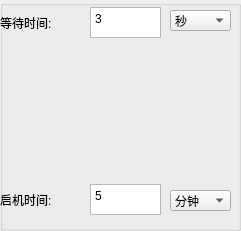
  <widget class="QGroupBox" name="groupBox_5">
   <property name="geometry">
    <rect>
     <x>960</x>
     <y>20</y>
     <width>241</width>
     <height>231</height>
    </rect>
   </property>
   <property name="title">
    <string/>
   </property>
   <widget class="QComboBox" name="comboBox_S1_TIME">
    <property name="geometry">
     <rect>
      <x>170</x>
      <y>190</y>
      <width>61</width>
      <height>21</height>
     </rect>
    </property>
    <item>
     <property name="text">
      <string>分钟</string>
     </property>
    </item>
    <item>
     <property name="text">
      <string>秒</string>
     </property>
    </item>
    <item>
     <property name="text">
      <string>毫秒</string>
     </property>
    </item>
   </widget>
   <widget class="QTextEdit" name="textEdit_S1_TIME">
    <property name="geometry">
     <rect>
      <x>90</x>
      <y>184</y>
      <width>71</width>
      <height>31</height>
     </rect>
    </property>
    <property name="html">
     <string>&lt;!DOCTYPE HTML PUBLIC &quot;-//W3C//DTD HTML 4.0//EN&quot; &quot;http://www.w3.org/TR/REC-html40/strict.dtd&quot;&gt;
&lt;html&gt;&lt;head&gt;&lt;meta name=&quot;qrichtext&quot; content=&quot;1&quot; /&gt;&lt;style type=&quot;text/css&quot;&gt;
p, li { white-space: pre-wrap; }
&lt;/style&gt;&lt;/head&gt;&lt;body style=&quot; font-family:'宋体'; font-size:10pt; font-weight:400; font-style:normal;&quot;&gt;
&lt;p style=&quot; margin-top:0px; margin-bottom:0px; margin-left:0px; margin-right:0px; -qt-block-indent:0; text-indent:0px;&quot;&gt;&lt;span style=&quot; font-family:'SimSun'; font-size:9pt;&quot;&gt;5&lt;/span&gt;&lt;/p&gt;&lt;/body&gt;&lt;/html&gt;</string>
    </property>
   </widget>
   <widget class="QLabel" name="label_132">
    <property name="geometry">
     <rect>
      <x>0</x>
      <y>190</y>
      <width>71</width>
      <height>20</height>
     </rect>
    </property>
    <property name="text">
     <string>启机时间:</string>
    </property>
   </widget>
   <widget class="QComboBox" name="comboBox_S1_ACWaitTIME">
    <property name="geometry">
     <rect>
      <x>170</x>
      <y>10</y>
      <width>61</width>
      <height>21</height>
     </rect>
    </property>
    <item>
     <property name="text">
      <string>秒</string>
     </property>
    </item>
    <item>
     <property name="text">
      <string>分钟</string>
     </property>
    </item>
    <item>
     <property name="text">
      <string>毫秒</string>
     </property>
    </item>
   </widget>
   <widget class="QLabel" name="label_131">
    <property name="geometry">
     <rect>
      <x>0</x>
      <y>13</y>
      <width>71</width>
      <height>20</height>
     </rect>
    </property>
    <property name="text">
     <string>等待时间:</string>
    </property>
   </widget>
   <widget class="QTextEdit" name="textEdit_S1_ACWaitTIME">
    <property name="geometry">
     <rect>
      <x>90</x>
      <y>7</y>
      <width>71</width>
      <height>31</height>
     </rect>
    </property>
    <property name="html">
     <string>&lt;!DOCTYPE HTML PUBLIC &quot;-//W3C//DTD HTML 4.0//EN&quot; &quot;http://www.w3.org/TR/REC-html40/strict.dtd&quot;&gt;
&lt;html&gt;&lt;head&gt;&lt;meta name=&quot;qrichtext&quot; content=&quot;1&quot; /&gt;&lt;style type=&quot;text/css&quot;&gt;
p, li { white-space: pre-wrap; }
&lt;/style&gt;&lt;/head&gt;&lt;body style=&quot; font-family:'宋体'; font-size:10pt; font-weight:400; font-style:normal;&quot;&gt;
&lt;p style=&quot; margin-top:0px; margin-bottom:0px; margin-left:0px; margin-right:0px; -qt-block-indent:0; text-indent:0px;&quot;&gt;&lt;span style=&quot; font-family:'SimSun'; font-size:9pt;&quot;&gt;3&lt;/span&gt;&lt;/p&gt;&lt;/body&gt;&lt;/html&gt;</string>
    </property>
   </widget>
  </widget>
